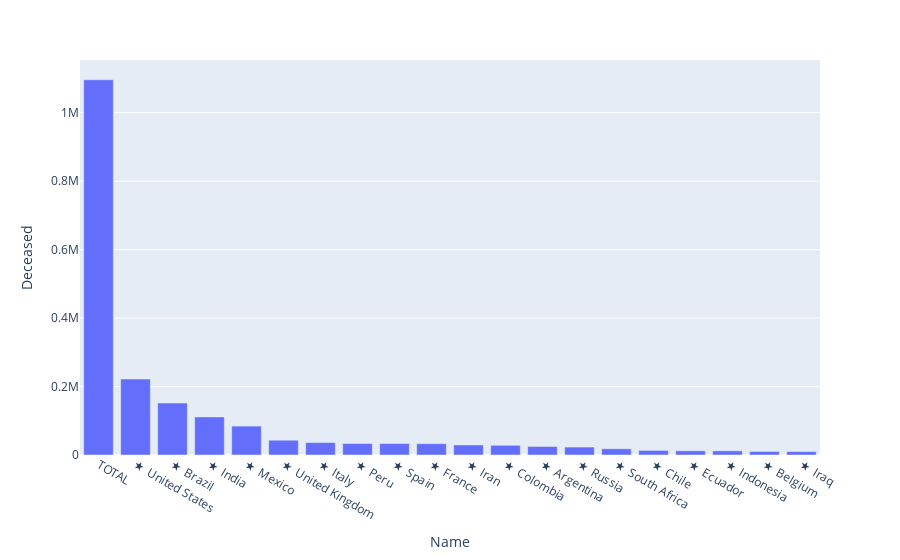

The notebook cell this image was saved under:
### Markdown cell above
- Perfecto!. Now we can see that column has been cleared off all the "Unknown".

### Code cell
# lets again try ro visualize world_df based on death poll for top 20 countries.

world_fig = px.bar(world_df.sort_values('Deceased', ascending=False).head(20), x = 'Name' , y = 'Deceased')
world_fig.show()

### Figure 1 — Plotly figure (JSON) as saved in the notebook; plotly's stock layout.template omitted (floating-point values rounded to 4 significant figures)
{"data": [{"alignmentgroup": "True", "hovertemplate": "Name=%{x}<br>Deceased=%{y}<extra></extra>", "legendgroup": "", "marker": {"color": "#636efa"}, "name": "", "offsetgroup": "", "orientation": "v", "showlegend": false, "textposition": "auto", "type": "bar", "x": ["TOTAL", "★  United States", "★  Brazil", "★  India", "★  Mexico", "★  United Kingdom", "★  Italy", "★  Peru", "★  Spain", "★  France", "★  Iran", "★  Colombia", "★  Argentina", "★  Russia", "★  South Africa", "★  Chile", "★  Ecuador", "★  Indonesia", "★  Belgium", "★  Iraq"], "xaxis": "x", "y": [1096292, 221818, 151779, 111311, 84420, 43155, 36289, 33512, 33413, 33037, 29349, 28306, 24921, 23205, 18151, 13415, 12264, 12156, 10244, 10021], "yaxis": "y"}], "layout": {"autosize": true, "barmode": "relative", "legend": {"tracegroupgap": 0}, "margin": {"t": 60}, "xaxis": {"anchor": "y", "autorange": true, "domain": [0, 1], "range": [-0.5, 19.5], "title": {"text": "Name"}, "type": "category"}, "yaxis": {"anchor": "x", "autorange": true, "domain": [0, 1], "range": [0, 1154000.0], "title": {"text": "Deceased"}, "type": "linear"}}}
